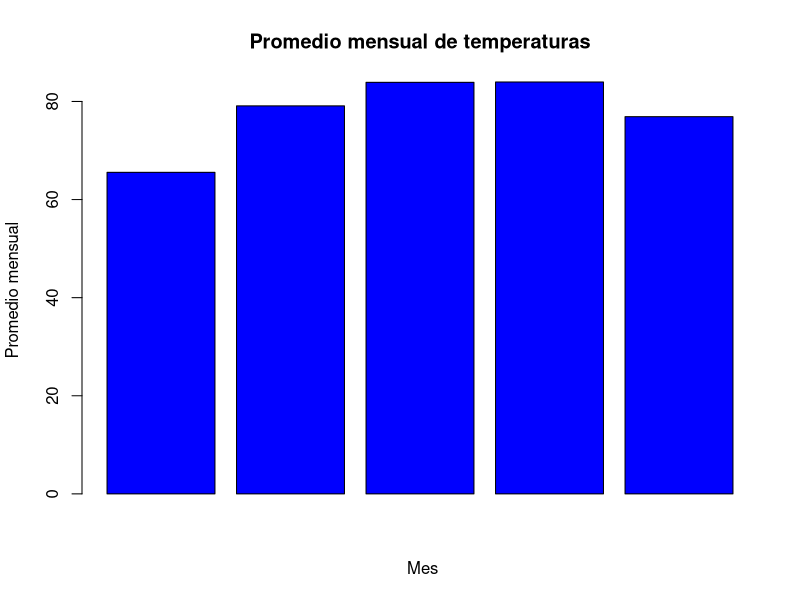
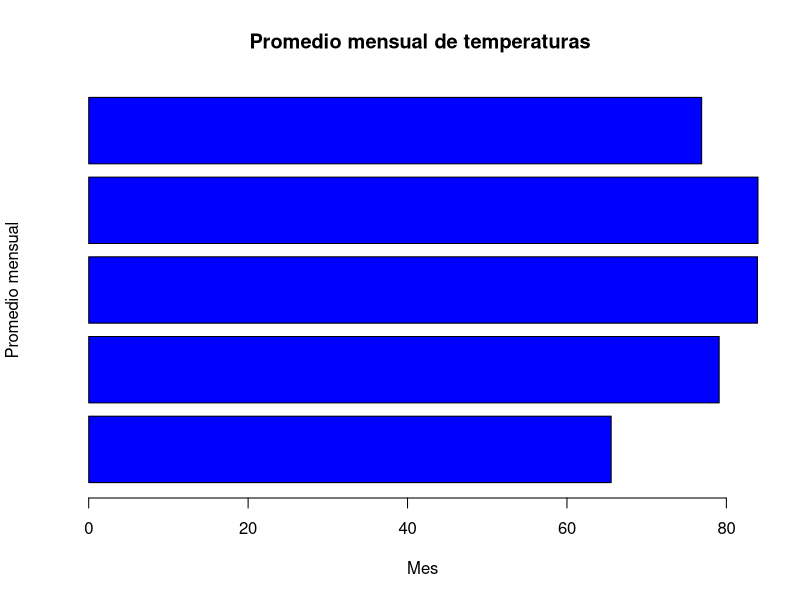
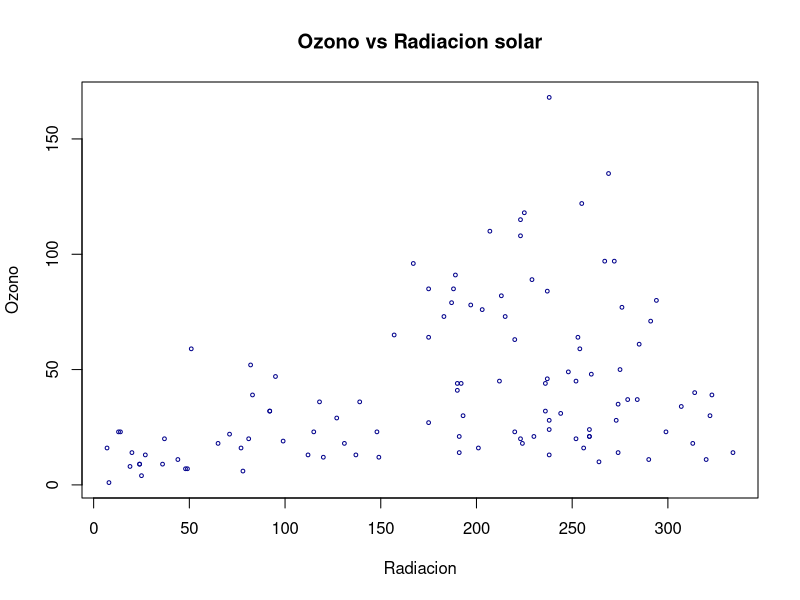

These figures' R source, in order:
## ---- chunk 1
data("airquality")
library(dplyr)
newdata<-summarize(group_by(airquality,Month  ), 
          promedio_temp = mean(Temp,na.rm = TRUE))

barplot(newdata$promedio_temp,
        main= 'Promedio mensual de temperaturas',
        xlab=' Mes',
        ylab = 'Promedio mensual', horiz = FALSE,
        col= "blue")

barplot(newdata$promedio_temp,
        main= 'Promedio mensual de temperaturas',
        xlab=' Mes',
        ylab = 'Promedio mensual', horiz = TRUE,
        col= "blue")
## ---- chunk 2
plot(airquality$Solar.R,airquality$Ozone,
     type="p",
     main="Ozono vs Radiacion solar",
     xlab="Radiacion",
     ylab="Ozono",
     cex=0.5,col = "dark blue")
